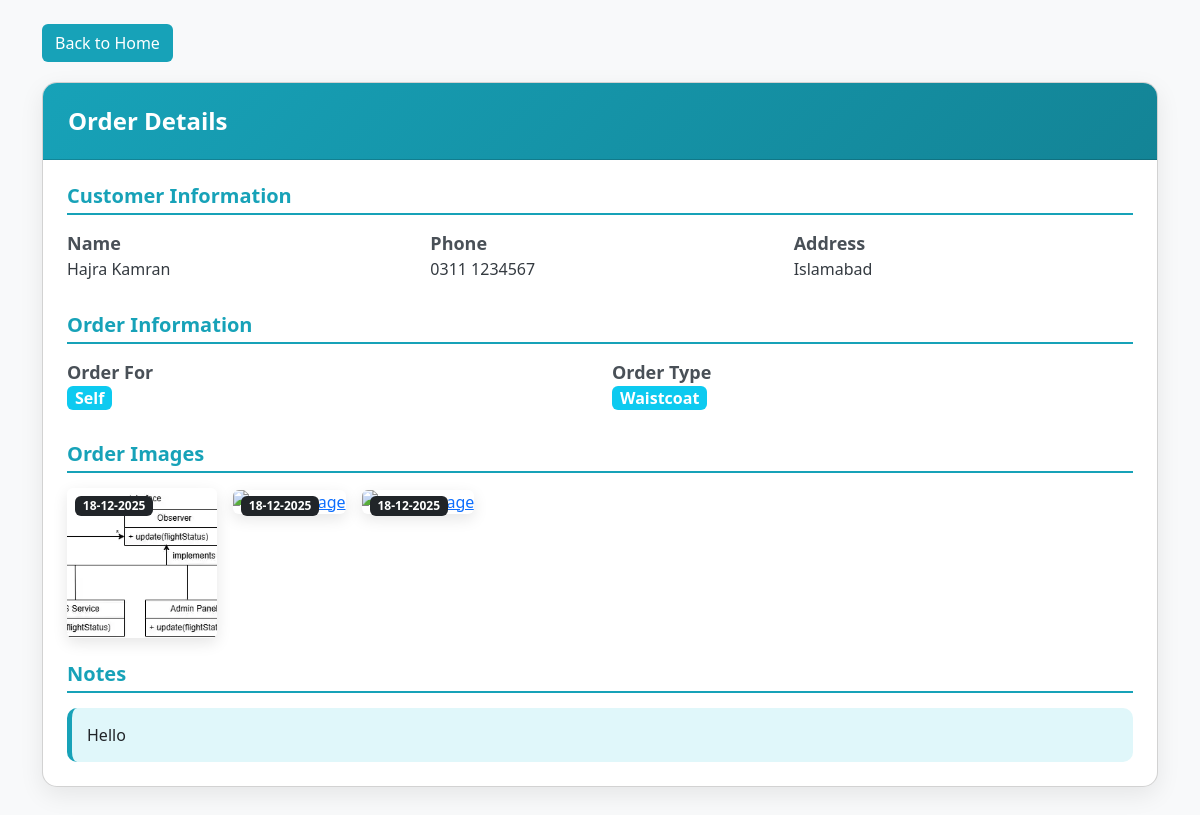
Page /view_order/2 on the committed database.
### app.py (models this page shows, shortened)
class Order(db.Model):
    id = db.Column(db.Integer, primary_key=True)
    date = db.Column(db.DateTime, default=datetime.utcnow)
    name = db.Column(db.String(50), nullable=False)
    phone = db.Column(db.String(20), nullable=False)
    address = db.Column(db.String(100), nullable=False)
    order_for = db.Column(db.String(50), nullable=False)
    order_type = db.Column(db.String(50), nullable=False)
    details = db.Column(db.Text)
    notes = db.Column(db.String(200))

### app.py (the view)
@app.route('/view_order/<int:order_id>')
def view_order(order_id):
    order = Order.query.get_or_404(order_id)
    images = json.loads(order.details) if order.details else []
    images_sorted = sorted(
        images,
        key=lambda x: datetime.fromisoformat(x['uploaded_at']),
        reverse=True
    )
    for img in images_sorted:
        dt = datetime.fromisoformat(img['uploaded_at'])
        img['uploaded_at_formatted'] = dt.strftime('%d-%m-%Y')
    return render_template('view_order.html', order=order, images=images_sorted)

### templates/view_order.html (shortened to what this page needs)
<!DOCTYPE html>
<html lang="en">
    <head>
        <link href="https://cdn.jsdelivr.net/npm/bootstrap@5.3.8/dist/css/bootstrap.min.css"
              rel="stylesheet">
        <link rel="stylesheet"
              href="{{ url_for('static', filename='css/style.css') }}">
    </head>
    <body>
        <div class="container mt-4 mb-5">
            <div class="d-flex justify-content-between align-items-center home-top-bar">
                <a href="{{ url_for('home') }}" class="btn add-order-btn" id="back-home-btn">Back to Home</a>
            </div>
            <div class="card view-order-card">
                <div class="card-header view-order-card-header">Order Details</div>
                <div class="card-body p-4">
                    <h5 class="view-order-section-title">Customer Information</h5>
                    <div class="row mb-4">
                        <div class="col-md-4 mb-2">
                            <div class="view-order-info-label">
                                 Name
                            </div>
                            <div class="view-order-info-value">{{ order.name }}</div>
                        </div>
                        <div class="col-md-4 mb-2">
                            <div class="view-order-info-label">
                                 Phone
                            </div>
                            <div class="view-order-info-value">{{ order.phone }}</div>
                        </div>
                        <div class="col-md-4 mb-2">
                            <div class="view-order-info-label">
                                 Address
                            </div>
                            <div class="view-order-info-value">{{ order.address }}</div>
                        </div>
                    </div>
                    <h5 class="view-order-section-title">Order Information</h5>
                    <div class="row mb-4">
                        <div class="col-md-6 mb-2">
                            <div class="view-order-info-label">
                                 Order For
                            </div>
                            <div class="view-order-info-value">
                                <span class="badge bg-info text-white py-1 px-2 fs-6">{{ order.order_for }}</span>
                            </div>
                        </div>
                        <div class="col-md-6 mb-2">
                            <div class="view-order-info-label">
                                 Order Type
                            </div>
                            <div class="view-order-info-value">
                                <span class="badge bg-info text-white py-1 px-2 fs-6">{{ order.order_type }}</span>
                            </div>
                        </div>
                    </div>
                    <h5 class="view-order-section-title">Order Images</h5>
                    {% if images and images|length > 0 %}
                        <div class="mb-4 d-flex flex-wrap gap-3">
                            {% for img in images %}
                                <div class="position-relative text-center">
                                    <a href="{{ url_for('static', filename='uploads/' ~ img.path) }}"
                                       target="_blank">
                                        <img src="{{ url_for('static', filename='uploads/' ~ img.path) }}"
                                             class="view-order-image img-fluid rounded"
                                             alt="Order Image">
                                        <span class="position-absolute top-0 start-0 m-2 badge bg-dark text-white">{{ img.uploaded_at_formatted }}</span>
                                    </a>
                                </div>
                            {% endfor %}
                        </div>
                    {% else %}
                        <p>No images available.</p>
                    {% endif %}
                    <h5 class="view-order-section-title">Notes</h5>
                    <div class="view-order-notes-box">{{ order.notes or 'No notes provided.' }}</div>
                </div>
            </div>
        </div>
    </body>
</html>

### static/css/style.css (style rules this page uses)
:root { --theme-color: #17a2b8; --theme-gradient: linear-gradient(135deg, #17a2b8, #138496); }
body { background-color: #f8f9fa; }
.home-top-bar { margin-bottom: 20px; }
.add-order-btn { background-color: var(--theme-color) !important; color: white; }
.view-order-card { border-radius: 15px; box-shadow: 0 8px 25px rgba(0, 0, 0, 0.08); overflow: hidden; }
.view-order-card-header { background: var(--theme-gradient); color: #fff; padding: 20px 25px; font-size: 1.5rem; font-weight: 600; }
.view-order-section-title { color: var(--theme-color); font-weight: 600; margin-bottom: 15px; border-bottom: 2px solid var(--theme-color); padding-bottom: 5px; }
.view-order-info-label { font-size: 18px; font-weight: 600; color: #495057; }
.view-order-info-value { color: #343a40; }
.view-order-image { width: 150px; height: 150px; object-fit: cover; border-radius: 12px; transition: transform 0.2s; box-shadow: 0 5px 15px rgba(0, 0, 0, 0.1); }
.view-order-notes-box { background-color: #e0f7fa; border-left: 5px solid var(--theme-color); padding: 15px; border-radius: 10px; }

### rows in the picture
Order: name "Hajra Kamran", phone "0311 1234567", address "Islamabad", order_for "Self", order_type "Waistcoat", notes "Hello"

### other values in the picture
{{ img.uploaded_at_formatted }} "18-12-2025" "18-12-2025" "18-12-2025"
